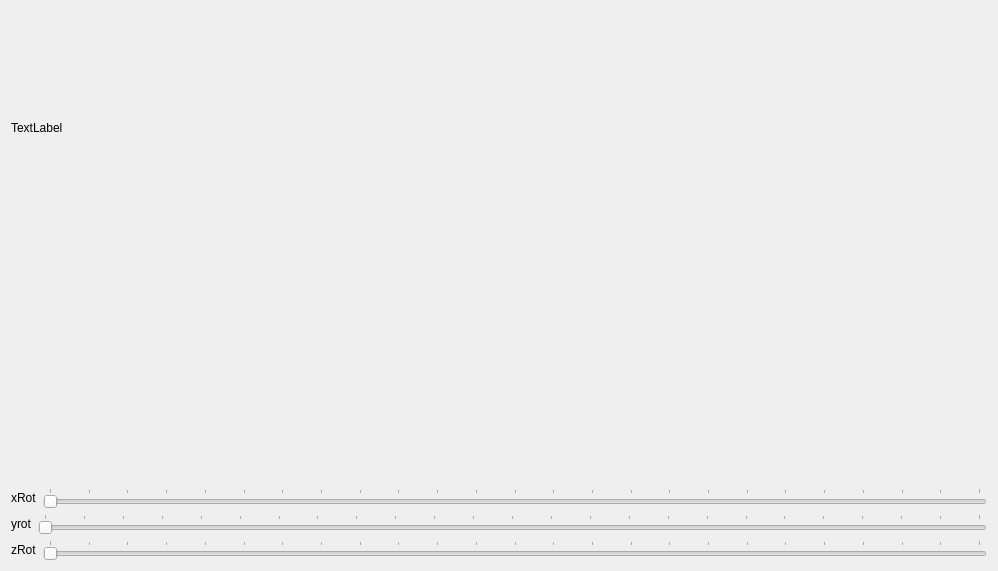
<?xml version="1.0" encoding="UTF-8"?>
<ui version="4.0">
 <class>Window</class>
 <widget class="QWidget" name="Window">
  <property name="geometry">
   <rect>
    <x>0</x>
    <y>0</y>
    <width>998</width>
    <height>571</height>
   </rect>
  </property>
  <property name="windowTitle">
   <string>Window</string>
  </property>
  <layout class="QVBoxLayout" name="verticalLayout">
   <item>
    <widget class="QLabel" name="image_label">
     <property name="text">
      <string>TextLabel</string>
     </property>
    </widget>
   </item>
   <item>
    <widget class="MyGLWidget" name="myGLWidget" native="true">
     <property name="minimumSize">
      <size>
       <width>200</width>
       <height>200</height>
      </size>
     </property>
     <zorder>image_label</zorder>
    </widget>
   </item>
   <item>
    <layout class="QHBoxLayout" name="horizontalLayout">
     <property name="spacing">
      <number>6</number>
     </property>
     <item>
      <widget class="QLabel" name="label">
       <property name="text">
        <string>xRot</string>
       </property>
      </widget>
     </item>
     <item>
      <widget class="QSlider" name="rotXSlider">
       <property name="maximum">
        <number>360</number>
       </property>
       <property name="singleStep">
        <number>16</number>
       </property>
       <property name="pageStep">
        <number>15</number>
       </property>
       <property name="orientation">
        <enum>Qt::Horizontal</enum>
       </property>
       <property name="tickPosition">
        <enum>QSlider::TicksAbove</enum>
       </property>
       <property name="tickInterval">
        <number>15</number>
       </property>
      </widget>
     </item>
    </layout>
   </item>
   <item>
    <layout class="QHBoxLayout" name="horizontalLayout_2">
     <item>
      <widget class="QLabel" name="label_2">
       <property name="text">
        <string>yrot</string>
       </property>
      </widget>
     </item>
     <item>
      <widget class="QSlider" name="rotYSlider">
       <property name="maximum">
        <number>360</number>
       </property>
       <property name="singleStep">
        <number>16</number>
       </property>
       <property name="pageStep">
        <number>15</number>
       </property>
       <property name="orientation">
        <enum>Qt::Horizontal</enum>
       </property>
       <property name="tickPosition">
        <enum>QSlider::TicksAbove</enum>
       </property>
       <property name="tickInterval">
        <number>15</number>
       </property>
      </widget>
     </item>
    </layout>
   </item>
   <item>
    <layout class="QHBoxLayout" name="horizontalLayout_3">
     <item>
      <widget class="QLabel" name="label_3">
       <property name="text">
        <string>zRot</string>
       </property>
      </widget>
     </item>
     <item>
      <widget class="QSlider" name="rotZSlider">
       <property name="maximum">
        <number>360</number>
       </property>
       <property name="singleStep">
        <number>16</number>
       </property>
       <property name="pageStep">
        <number>15</number>
       </property>
       <property name="orientation">
        <enum>Qt::Horizontal</enum>
       </property>
       <property name="tickPosition">
        <enum>QSlider::TicksAbove</enum>
       </property>
       <property name="tickInterval">
        <number>15</number>
       </property>
      </widget>
     </item>
    </layout>
   </item>
  </layout>
 </widget>
 <layoutdefault spacing="6" margin="11"/>
 <customwidgets>
  <customwidget>
   <class>MyGLWidget</class>
   <extends>QWidget</extends>
   <header>myglwidget.h</header>
   <container>1</container>
   <slots>
    <slot>setXRotation(int)</slot>
    <slot>setZRotation(int)</slot>
    <slot>setYRotation(int)</slot>
   </slots>
  </customwidget>
 </customwidgets>
 <resources/>
 <connections>
  <connection>
   <sender>rotXSlider</sender>
   <signal>valueChanged(int)</signal>
   <receiver>myGLWidget</receiver>
   <slot>setXRotation(int)</slot>
   <hints>
    <hint type="sourcelabel">
     <x>81</x>
     <y>227</y>
    </hint>
    <hint type="destinationlabel">
     <x>83</x>
     <y>205</y>
    </hint>
   </hints>
  </connection>
  <connection>
   <sender>rotYSlider</sender>
   <signal>valueChanged(int)</signal>
   <receiver>myGLWidget</receiver>
   <slot>setYRotation(int)</slot>
   <hints>
    <hint type="sourcelabel">
     <x>153</x>
     <y>265</y>
    </hint>
    <hint type="destinationlabel">
     <x>156</x>
     <y>206</y>
    </hint>
   </hints>
  </connection>
  <connection>
   <sender>rotZSlider</sender>
   <signal>valueChanged(int)</signal>
   <receiver>myGLWidget</receiver>
   <slot>setZRotation(int)</slot>
   <hints>
    <hint type="sourcelabel">
     <x>229</x>
     <y>311</y>
    </hint>
    <hint type="destinationlabel">
     <x>227</x>
     <y>202</y>
    </hint>
   </hints>
  </connection>
 </connections>
</ui>
